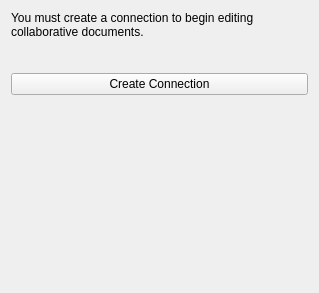
<?xml version="1.0" encoding="UTF-8"?>
<ui version="4.0">
 <class>Form</class>
 <widget class="QWidget" name="Form">
  <property name="geometry">
   <rect>
    <x>0</x>
    <y>0</y>
    <width>319</width>
    <height>293</height>
   </rect>
  </property>
  <property name="windowTitle">
   <string>Form</string>
  </property>
  <layout class="QVBoxLayout" name="verticalLayout">
   <item>
    <widget class="QLabel" name="label">
     <property name="text">
      <string>You must create a connection to begin editing collaborative documents.

</string>
     </property>
     <property name="wordWrap">
      <bool>true</bool>
     </property>
    </widget>
   </item>
   <item>
    <widget class="KPushButton" name="kpushbutton">
     <property name="text">
      <string>Create Connection</string>
     </property>
    </widget>
   </item>
   <item>
    <spacer name="verticalSpacer">
     <property name="orientation">
      <enum>Qt::Vertical</enum>
     </property>
     <property name="sizeHint" stdset="0">
      <size>
       <width>20</width>
       <height>178</height>
      </size>
     </property>
    </spacer>
   </item>
  </layout>
 </widget>
 <customwidgets>
  <customwidget>
   <class>KPushButton</class>
   <extends>QPushButton</extends>
   <header>kpushbutton.h</header>
  </customwidget>
 </customwidgets>
 <resources/>
 <connections/>
</ui>
